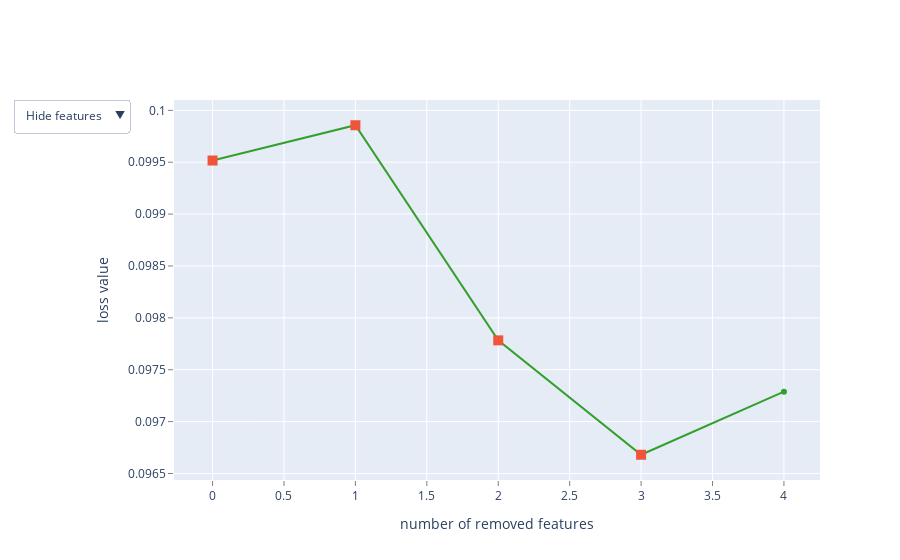

Notebook cell for this chart:
### Code cell
feature_selection_sum = cbc_1.select_features(train_pool, 
                      eval_set=val_pool, 
                      features_for_select='0-8', 
                      num_features_to_select=5, 
                      steps=4,
                      algorithm=EFeaturesSelectionAlgorithm.RecursiveByShapValues,
                      shap_calc_type=EShapCalcType.Exact,
                      train_final_model=False,
                      plot=True);

### Figure 1 — Plotly figure (JSON) as saved in the notebook; plotly's stock layout.template omitted (floating-point values rounded to 4 significant figures)
{"data": [{"line": {"color": "rgb(51,160,44)"}, "mode": "lines+markers", "name": "", "text": ["", "tenure_in_months", "phone_flag", "gender", "credit_card"], "type": "scatter", "x": [0, 1, 2, 3, 4], "y": [0.09952, 0.09986, 0.09778, 0.09668, 0.09729]}, {"marker": {"size": 10, "symbol": "square"}, "mode": "markers", "name": "", "text": ["", "tenure_in_months", "phone_flag", "gender"], "type": "scatter", "x": [0, 1, 2, 3], "y": [0.09952, 0.09986, 0.09778, 0.09668]}, {"mode": "text", "name": "", "text": ["", "8", "1", "0", "4"], "textfont": {"color": "rgb(51,160,44)", "family": "sans serif", "size": 18}, "textposition": "bottom center", "type": "scatter", "visible": false, "x": [0, 1, 2, 3, 4], "y": [0.09952, 0.09986, 0.09778, 0.09668, 0.09729]}, {"mode": "text", "name": "", "text": ["", "tenure_in_months", "phone_flag", "gender", "credit_card"], "textfont": {"color": "rgb(51,160,44)", "family": "sans serif", "size": 18}, "textposition": "bottom center", "type": "scatter", "visible": false, "x": [0, 1, 2, 3, 4], "y": [0.09952, 0.09986, 0.09778, 0.09668, 0.09729]}], "layout": {"showlegend": false, "updatemenus": [{"active": 0, "buttons": [{"args": [{"visible": [true, true, false, false]}], "label": "Hide features", "method": "update"}, {"args": [{"visible": [true, true, true, false]}], "label": "Show indices", "method": "update"}, {"args": [{"visible": [true, true, false, true]}], "label": "Show names", "method": "update"}], "pad": {"r": 10, "t": 10}, "showactive": true, "x": -0.25, "xanchor": "left", "y": 1.03, "yanchor": "top"}], "xaxis": {"gridcolor": "rgb(255,255,255)", "showgrid": true, "showline": false, "showticklabels": true, "tickcolor": "rgb(127,127,127)", "ticks": "outside", "title": {"text": "number of removed features"}, "zeroline": false}, "yaxis": {"gridcolor": "rgb(255,255,255)", "showgrid": true, "showline": false, "showticklabels": true, "tickcolor": "rgb(127,127,127)", "ticks": "outside", "title": {"text": "loss value"}, "zeroline": false}}}
